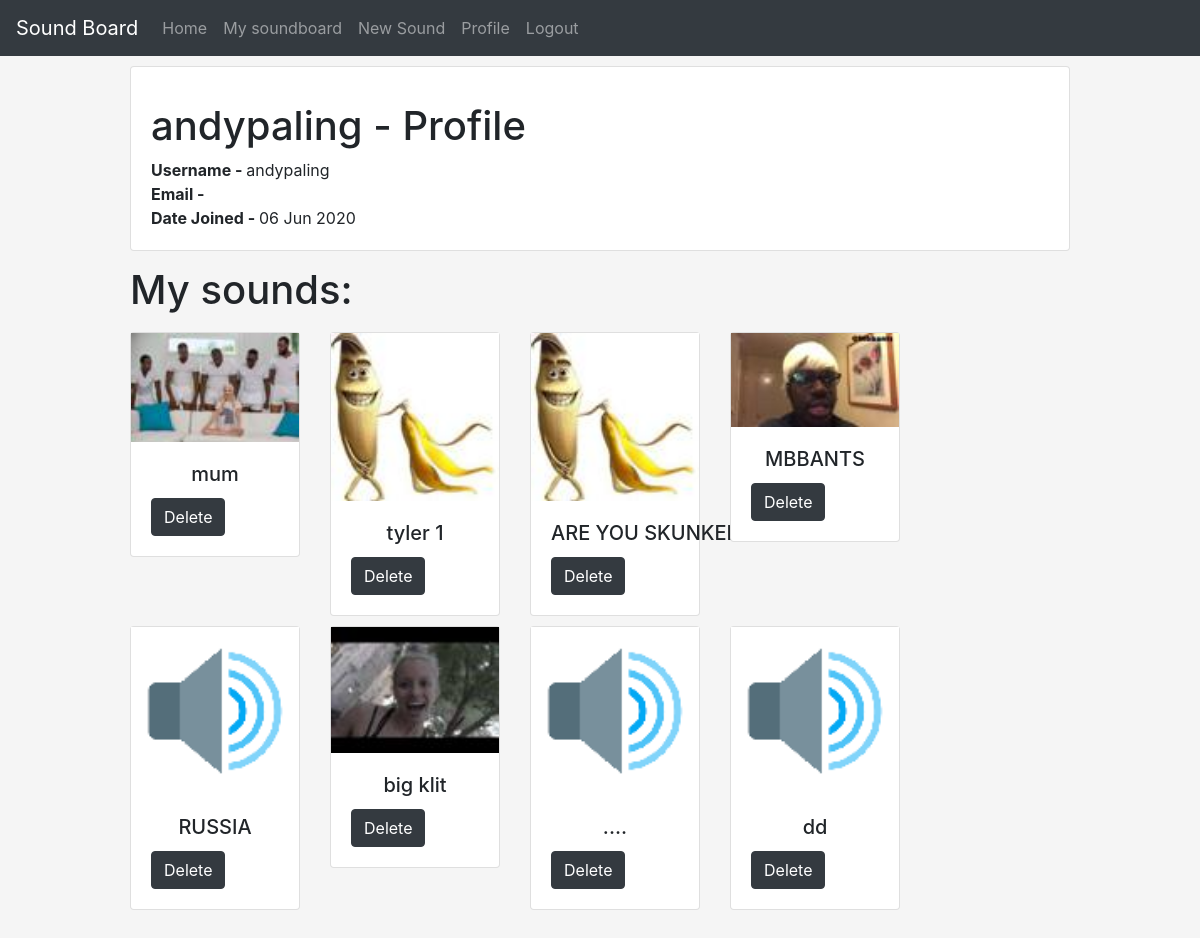
Screenshot of /profile/ (signed in) with the database file from the repository.
### sound/models.py (models this page shows, shortened)
class SoundPost(models.Model):
    author = models.ForeignKey(User, on_delete=models.CASCADE, default='')
    sound = models.FileField(upload_to='sounds')
    image = models.ImageField(upload_to='images', default='images/default.png')
    title = models.CharField(max_length=50)

### users/views.py (the view, shortened to what this page needs)
# urls.py: path('profile/', user_views.ProfileView.as_view(), name='profile'),
class ProfileView(generic.View):
    @staticmethod
    def get(request):
        context = {
            'post': SoundPost.objects.filter(author=request.user),
        }
        template_name = 'users/profile.html'
        return render(request,'users/profile.html',context)

### templates/users/profile.html (shortened to what this page needs)
{% extends 'sound/main.html' %}
{% block content %}
    <div class="row justify-content-center">
         <div class="col-10 article" style="padding-top: 10px">            {% if user.is_authenticated %}
                <div class="card">
                    <div class="card-body">
                        <h1 class="title">
                            {{ user.username }} - Profile
                        </h1>
                        <strong>Username - </strong>{{ user.username }}<br>
                        <strong>Email - </strong>{{ user.email }}<br>
                        <strong>Date Joined - </strong>{{ user.date_joined|date:'d M Y' }}<br>
                    </div>
                </div>
                <h1 class="title">My sounds:</h1>
                <div class="row align-items-start">
                    {% for i in post %}
                         <div class="col-sm audio-card" style="padding-top: 10px; width: 200px; max-width: 200px;">
                            <div class="card" onclick="var audio = new Audio('{{ i.sound.url }}'); audio.play()">
                                <img src="{{ i.image.url }}" alt="sound-image">
                                <div class="card-body">
                                    <h5 class="card-title center">{{ i.title }}</h5>
                                    {% if user.is_authenticated %}
                                        <form method="post">
                                             <button class="btn btn-dark" id="prim_key" name="prim_key" value="{{ i.pk }}">Delete</button>
                                        </form>
                                    {% endif %}
                                </div>
                            </div>
                        </div>
                        {% if forloop.last %}
                            <div class="col-sm"></div>
                        {% endif %}
                    {% endfor %}
                </div>
            {% endif %}
        </div>
    </div>
{% endblock content %}

### static/css/main.css (style rules this page uses)
body { background-color: whitesmoke; margin-bottom: 5%; }
.center { text-align: center; }
.title { margin-top: 5px; padding-top: 10px; }
.container>.row>* { display: table-cell; padding:5px; white-space:nowrap; }
.audio-card { transition: transform .2s; }

### rows the page displays
SoundPost: image (picture), title "mum", {{ i.pk }} 21 (drawn)
SoundPost: image (picture), title "tyler 1", {{ i.pk }} 23 (drawn)
SoundPost: image (picture), title "ARE YOU SKUNKED", {{ i.pk }} 24 (drawn)
SoundPost: image (placeholder picture), title "MBBANTS", {{ i.pk }} 25 (drawn)
SoundPost: image (placeholder picture), title "RUSSIA", {{ i.pk }} 26 (drawn)
SoundPost: image (placeholder picture), title "big klit", {{ i.pk }} 27 (drawn)
SoundPost: image (placeholder picture), title "....", {{ i.pk }} 28 (drawn)
SoundPost: image (placeholder picture), title "dd", {{ i.pk }} 29 (drawn)

### other values shown
{{ user.username }} "andypaling"
{{ user.date_joined|date:'d M Y' }} "06 Jun 2020"
